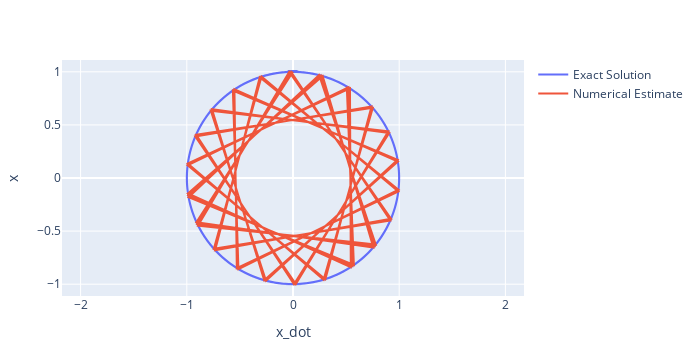

Here is the notebook cell this chart was saved with:
### Markdown cell above
Plot of solution and estimate for x versus x_dot

### Code cell
estimate = scatter(x=x_dot, y=x, mode="lines",name="Numerical Estimate")
solution = scatter(x=x_dot_sol, y=x_sol, mode="lines",name="Exact Solution")
layout = Layout(
    yaxis=attr(scaleanchor = "x",scaleratio = 1),
    xaxis_title="x_dot",
    yaxis_title="x",
    width=700, height=350,
    )

plot([solution, estimate], layout)

### Figure 1 — Plotly figure (JSON) as saved in the notebook; plotly's stock layout.template omitted (floating-point values rounded to 4 significant figures; data arrays with more than 128 entries replaced by an {"elided": "..."} marker saying what was removed)
{"data": [{"mode": "lines", "name": "Exact Solution", "type": "scatter", "x": {"elided": "1001 float values"}, "y": {"elided": "1001 float values"}}, {"mode": "lines", "name": "Numerical Estimate", "type": "scatter", "x": [0, -0.9093, 0.7568, 0.2794, -0.9894, 0.544, 0.5366, -0.9906, 0.2879, 0.751, -0.9129, 0.008851, 0.9056, -0.7626, -0.2709, 0.988, -0.5514, -0.5291, 0.9918, -0.2964, -0.7451, 0.9165, -0.0177, -0.9018, 0.7683, 0.2624, -0.9866, 0.5588, 0.5216, -0.9929, 0.3048, 0.7392, -0.92, 0.02655, 0.8979, -0.7739, -0.2538, 0.9851, -0.5661, -0.514, 0.9939, -0.3132, -0.7332, 0.9235, -0.0354, -0.894, 0.7795, 0.2453, -0.9836, 0.5734, 0.5064], "y": [1, -0.4161, -0.6536, 0.9602, -0.1455, -0.8391, 0.8439, 0.1367, -0.9577, 0.6603, 0.4081, -1.0, 0.4242, 0.6469, -0.9626, 0.1543, 0.8342, -0.8486, -0.128, 0.9551, -0.6669, -0.4, 0.9998, -0.4322, -0.6401, 0.965, -0.163, -0.8293, 0.8532, 0.1192, -0.9524, 0.6735, 0.3919, -0.9996, 0.4401, 0.6333, -0.9673, 0.1717, 0.8243, -0.8578, -0.1104, 0.9497, -0.68, -0.3837, 0.9994, -0.4481, -0.6264, 0.9695, -0.1804, -0.8193, 0.8623]}], "layout": {"height": 350, "margin": {"b": 50, "l": 50, "r": 50, "t": 60}, "width": 700, "xaxis": {"title": {"text": "x_dot"}}, "yaxis": {"scaleanchor": "x", "scaleratio": 1, "title": {"text": "x"}}}}
